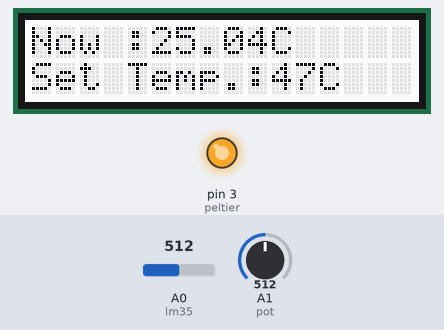
Recording of a sketch running on a simulated Arduino Uno, built with avr-gcc and run on an emulated ATmega328P. Parts: 16×2 character LCD, output pins drawn as LEDs (lit = HIGH). The inputs (shaded band) are chosen by the test bench; at power-on: A1 (pot) = 512, A0 (lm35) = 512. What the sketch prints to the serial monitor is not drawn.

Above: at 1.29 s.
1.3 s: A1 (pot) set to 418
At 1.54 s:
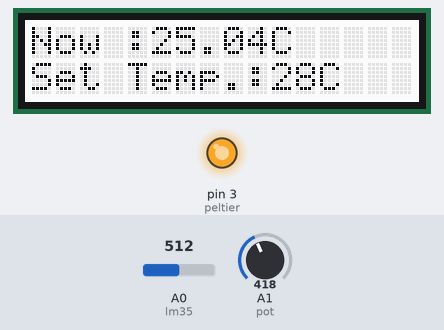
4.3 s: A1 (pot) set to 390
At 4.59 s:
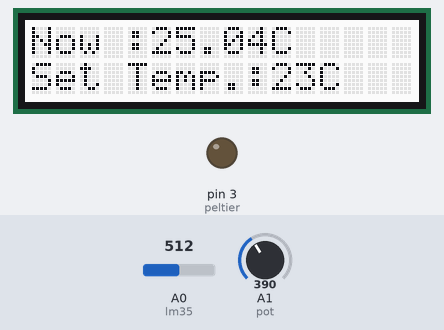
6.6 s: A0 (lm35) set to 500
At 6.89 s:
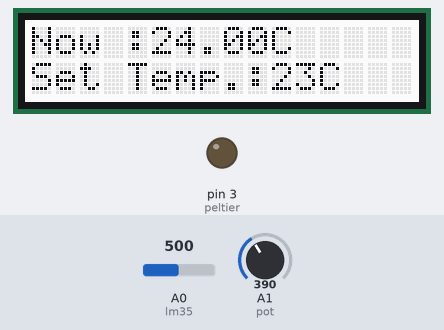
8.2 s: A0 (lm35) set to 480
At 8.42 s:
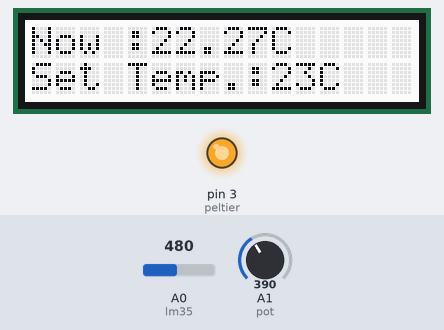
9.7 s: A1 (pot) set to 122
At 9.95 s:
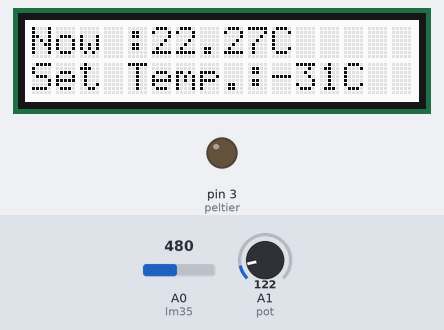
12.7 s: A0 (lm35) set to 47
At 13.03 s:
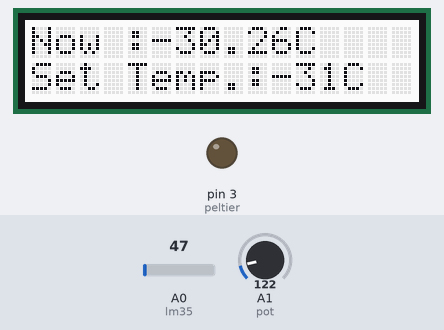
14.3 s: A0 (lm35) set to 40
Timing chart, 0 to 16.9 s (numbered marks = the images above; inputs shaded):
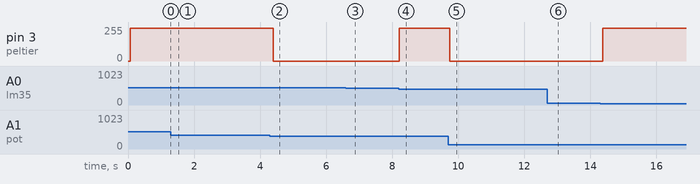

Measured:
- the behaviour switches between 405 and 404 on A1 (pot) (found by bisection; images 1 and 2)
- the behaviour switches between 489 and 488 on A0 (lm35) (found by bisection; images 3 and 4)
- after the input at 1.3 s, the display: changes after 0.06 s (image 1)
- after the input at 4.3 s, pin 3 (peltier): 244/255 → 0/255 after 0.10 s; the display: first differs from a run without the input after 0.12 s (image 2)
- after the input at 6.6 s, the display: first differs from a run without the input after 0.11 s (image 3)
- after the input at 8.2 s, pin 3 (peltier): 0/255 → 244/255 at once; the display: first differs from a run without the input at once (image 4)
- after the input at 9.7 s, pin 3 (peltier): 244/255 → 0/255 after 0.05 s
- after the input at 12.7 s, the display: first differs from a run without the input after 0.15 s (image 6)
- after the input at 14.3 s, pin 3 (peltier): 0/255 → 244/255 after 0.08 s

The sketch:

therminatorBox.ino
```cpp
/*
* Therminator Box
* [Thermal arduino incubator Box]

* GSan
* --
* GypsyLab AT - @gypsylab85
* gypsylabat.wordpress.com
*
*  Grove modules (seeedstudio): Temperature and LDC Display RGB codes.
* https://github.com/Seeed-Studio/Grove_LCD_RGB_Backlight/archive/master.zip
*  By: http://www.seeedstudio.com
*/
#include <math.h>
#include <Wire.h>
#include "rgb_lcd.h"

rgb_lcd lcd;

int a,b,c;
float temperature;
int B=3975;                  //B value of the thermistor
float resistance;

int peltier=3;
int lm35=A0;
int pot =A1;

void setup()
{
  pinMode(peltier, OUTPUT);
  pinMode(lm35, INPUT);
  pinMode(pot, INPUT);

    // set up the LCD's number of columns and rows:
    lcd.begin(16, 2);
    // initialize the serial communications:
    Serial.begin(9600);

}

void loop()
{

  a=analogRead(lm35);
      resistance=(float)(1023-a)*10000/a; //get the resistance of the sensor;
      temperature=1/(log(resistance/10000)/B+1/298.15)-273.15;//convert to temperature via datasheet ;

    //  temperature=(float(analogRead(lm35))*5/(1023))/0.01;


//int temp = analogRead(lm35);
//temperature = temp * 0.48828125;

int potRead =analogRead(pot);
      int potX=map(potRead, 0, 1023, -55, 150);


      Serial.print("Temp:");
      Serial.print(temperature);
      Serial.print("Temp:");
      Serial.println(potX);

      if(temperature < potX){
       analogWrite(peltier, 500+b/2);
      } else {
        analogWrite(peltier,0);
      }


  // display each character to the LCD
  lcd.print("Now :");lcd.print(temperature);lcd.print("C");
  lcd.setCursor(0, 1);
  lcd.print("Set Temp.:");lcd.print(potX);lcd.print("C");
  // wait a bit for the entire message to arrive
  delay(100);
  // clear the screen
 lcd.clear();

}
```
